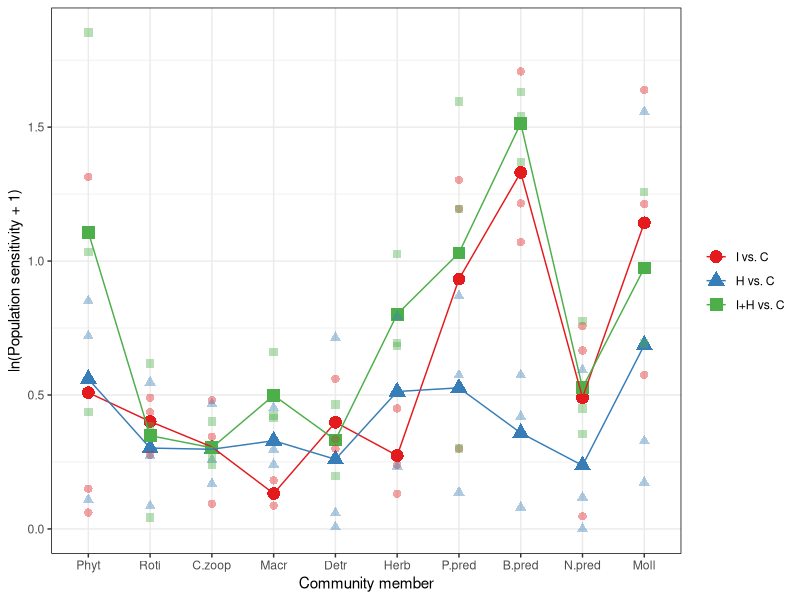
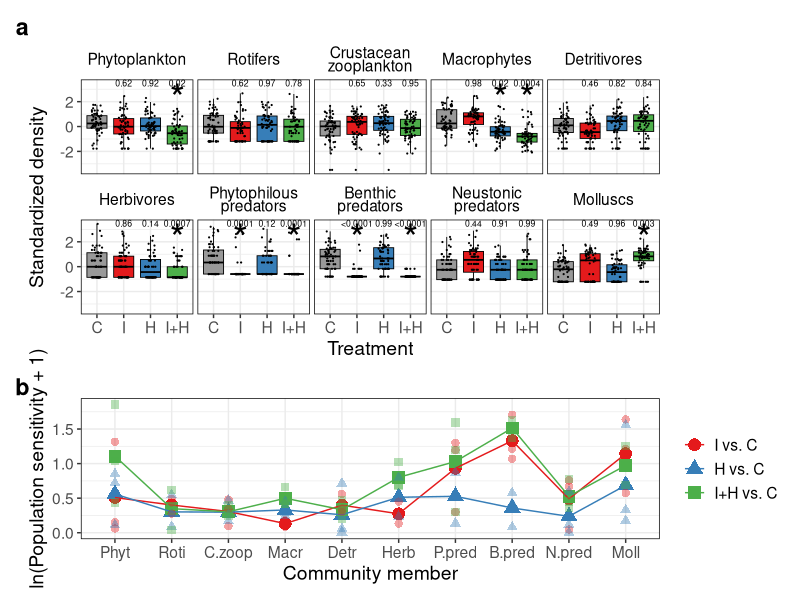
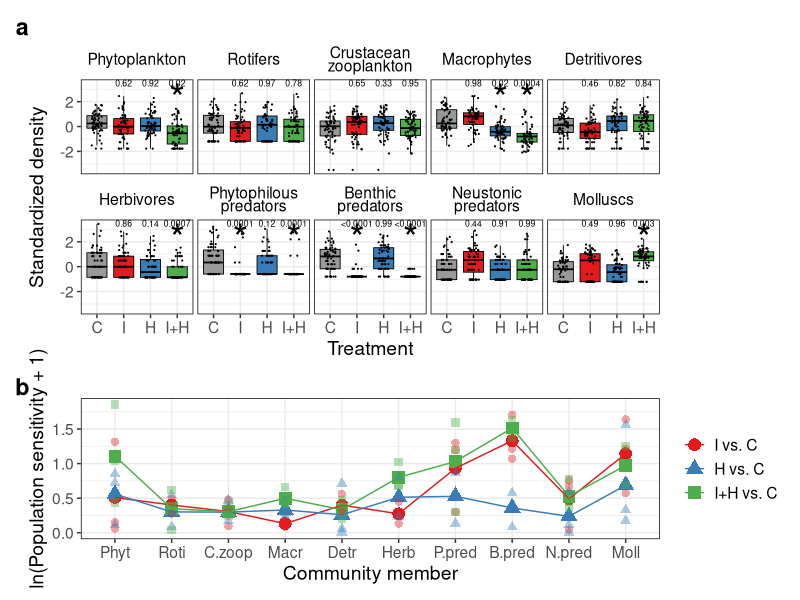

Write the R code that produced these figures, in order.
## ---- chunk 1
knitr::opts_chunk$set(echo = TRUE)
## ---- chunk 2
sessionInfo() #save session information (R version 3.6.3 (2020))

library(ggplot2); packageVersion("ggplot2") #3.3.2
library(dplyr); packageVersion("dplyr") #1.0.2
library(tidyr); packageVersion("tidyr") #1.1.2
library(patchwork); packageVersion("patchwork") #1.1.1
library(RColorBrewer); packageVersion("RColorBrewer") #1.1.2
library(ggsci); packageVersion("ggsci") #2.9
## ---- chunk 3

# Load standardized time series

all_Ts <- read.csv("./processed_data/all_Ts240123.csv") 

all_Ts <- #add required columns
  all_Ts %>%
  separate(Year_Tank, into=c("Year", "Tank"), sep="_") %>% #year and tank
  mutate(Treatment=substr(Tank, 1, nchar(Tank)-1)) %>% #treatment name
  mutate(Treatment=factor(Treatment, levels=c("Cont", "Fipro", "Pent", "Joint")), #order of treatments
         Tank=factor(Tank, levels=unique(Tank)), #order of tanks
         Recipient=factor(Recipient, levels=c("Phytopla1", "Roti1", "Zoopla1", "Mp1", 
                                              "Det1", "Herb1", "Pred.P1", "Pred.B1", "Pred.S1", "Moll1"))) #order of recipient populations
## ---- chunk 4

# Averaging density over replicates

all_Ts_smrz <- 
  all_Ts %>%
  group_by(Treatment, Recipient, Year) %>%
  summarise(Abundance_m=mean(Abundance, na.rm=TRUE)) #mean raw density


## Show data sheet

head(all_Ts_smrz)

# Calculating log response ratio

Abundance_TrEff_nRR_0.1 <-  # calculate log response ratio following the method from Mratinson and Raupp 2013
  all_Ts_smrz %>%
  ungroup(.) %>%
  spread(value=Abundance_m, key=Treatment) %>%
  mutate(Fipro_Cont=log((Fipro+0.1)/(Cont+0.1)), 
         Pent_Cont=log((Pent+0.1)/(Cont+0.1)),
         Joint_Cont=log((Joint+0.1)/(Cont+0.1))) %>%
  select(-Cont, -Fipro, -Pent, -Joint) %>%
  gather(key=Treatment_Cont, value=Abundance_response_nRR_0.1, -(1:2)) %>%
  mutate(Treatment_Cont=factor(Treatment_Cont, levels=c("Fipro_Cont", "Pent_Cont", "Joint_Cont")))

Abundance_TrEff <- Abundance_TrEff_nRR_0.1
Abundance_TrEff <- filter(Abundance_TrEff, Recipient!="Pred.C1") # omit nektonic predators
Abundance_TrEff$abs_Abundance_response_nRR_0.1 <- abs(Abundance_TrEff$Abundance_response_nRR_0.1) #Absolute values

Abundance_TrEff$Recipient <- factor(Abundance_TrEff$Recipient, 
                                    levels=c("Phytopla1", "Roti1", "Zoopla1", "Mp1", 
                                             "Det1", "Herb1", "Pred.P1", "Pred.B1", "Pred.S1", "Moll1"))

## Show data sheet

head(Abundance_TrEff)

# Visualize sensitivity

smrz_Abundance_TrEff <- 
  Abundance_TrEff %>%
  group_by(Recipient, Treatment_Cont) %>%
  summarise(abs_Abundance_response_nRR_0.1=(exp(mean(log(abs_Abundance_response_nRR_0.1+1)))-1)) %>% #calculating geometric mean
  ungroup(.)

## Split by treatments

theme_custom <- function() {
  theme_bw() + 
    theme(panel.border=element_rect(fill=NA, 
                                    colour="black"), 
          panel.spacing=unit(3, "pt"),
          strip.text=element_text(colour="black", lineheight=0.7))
}

palSet1 <- brewer.pal(9, "Set1")
reaction.norm <-
  smrz_Abundance_TrEff %>%
  #  mutate(Treatment_Cont=factor(Treatment_Cont, levels=c("Fipro_Cont", "Joint_Cont", "Pent_Cont"))) %>%
  ggplot(aes(x=Recipient, y=log(abs_Abundance_response_nRR_0.1+1))) +
  geom_point(aes(group=Treatment_Cont, color=Treatment_Cont, shape=Treatment_Cont), size=4) +
  geom_line(aes(group=Treatment_Cont, color=Treatment_Cont)) +
  geom_point(Abundance_TrEff, 
             mapping=aes(x=Recipient, y=log(abs_Abundance_response_nRR_0.1+1), 
                         group=Treatment_Cont, 
                         color=Treatment_Cont, 
                         shape=Treatment_Cont), 
             alpha=0.4, size=2.5) +
  scale_color_manual(values=palSet1[c(1, 2, 3)], labels=c("I vs. C", "H vs. C", "I+H vs. C")) + 
  scale_shape_manual(values=c(16, 17, 15), labels=c("I vs. C", "H vs. C", "I+H vs. C")) + 
  scale_x_discrete(name="Community member", labels=c("Phyt", "Roti", "C.zoop", "Macr", "Detr", "Herb", "P.pred", "B.pred", "N.pred", "Moll")) + 
  guides(color=guide_legend(title=NULL), shape=guide_legend(title=NULL)) +
  ylab("ln(Population sensitivity + 1)") + 
  theme_custom()

reaction.norm #Fig. 2b

write.csv(Abundance_TrEff, "./processed_data/Abundance_TrEff.csv", row.names=FALSE) # export sensitivity data
## ---- chunk 5
# Visualize data

labeli <- as_labeller(c(`Phytopla1`="Phytoplankton", #map facet labels
                        `Roti1`="Rotifers",
                        `Zoopla1`="Crustacean\nzooplankton",
                        `Mp1`="Macrophytes",
                        `Det1`="Detritivores",
                        `Herb1`="Herbivores",
                        `Pred.P1`="Phytophilous\npredators",
                        `Pred.B1`="Benthic\npredators",
                        `Pred.S1`="Neustonic\npredators",
                        `Moll1`="Molluscs"))
lab <- data.frame(lab="*", 
                  Recipient=factor(c("Phytopla1", "Mp1", "Mp1", 
                                 "Herb1", "Pred.P1", "Pred.P1", 
                                 "Pred.B1", "Pred.B1", "Moll1"), 
                               levels=c("Phytopla1", "Roti1", "Zoopla1", "Mp1", 
                                        "Det1", "Herb1", "Pred.P1", "Pred.B1", "Pred.S1", "Moll1")))

pval <- data.frame(lab=c("0.62", "0.92", "0.02", 
                         "0.62", "0.97", "0.78", 
                         "0.65", "0.33", "0.95", 
                         "0.98", "0.02", "0.0004", 
                         "0.46", "0.82", "0.84", 
                         "0.86", "0.14", "0.0007", 
                         "0.0001", "0.12", "0.0001", 
                         "<0.0001", "0.99", "<0.0001", 
                         "0.44", "0.91", "0.99", 
                         "0.49", "0.96", "0.003"), 
                  Recipient=factor(rep(c("Phytopla1", "Roti1", "Zoopla1", "Mp1", 
                                     "Det1", "Herb1", "Pred.P1", "Pred.B1", "Pred.S1", "Moll1"), each=3), 
                                   levels=c("Phytopla1", "Roti1", "Zoopla1", "Mp1", 
                                            "Det1", "Herb1", "Pred.P1", "Pred.B1", "Pred.S1", "Moll1")))

palSet1 <- brewer.pal(9, "Set1")


set.seed(1)
density.boxplot_gg <- 
  ggplot(na.omit(filter(all_Ts, Recipient!="Pred.C1")), mapping=aes(x=Treatment, y=scAbundance)) +
  geom_boxplot(mapping=aes(fill=Treatment), outlier.shape=NA, size=0.3, colour="black") + 
  scale_fill_manual(values=palSet1[c(9, 1, 2, 3)]) + 
  geom_jitter(width=0.2, size=0.1) + 
  facet_wrap(~Recipient, nrow=2, labeller=labeli) + 
  scale_x_discrete(labels=c("C", "I", "H", "I+H")) +
  theme_custom() + #theme
  theme(strip.background=element_blank(), legend.position="none") +
  geom_text(data=lab, aes(label=lab), x=c(4, 3, 4, 4, 2, 4, 2, 4, 4), y=2.3, size=10) +
  geom_text(data=pval, aes(label=lab), x=rep(2:4, times=10), y=3.5, size=2.2) +
  labs(y="Standardized density") #軸ラベル
## ---- chunk 6
#windows(8, 7, rescale="fixed")
density.boxplot_gg / reaction.norm + plot_layout(height=c(5, 3)) + plot_annotation(tag_levels="a") & 
  theme(plot.tag=element_text(face="bold"), text=element_text(size=14))
ggsave("./figs/fig2.ggplot2.pdf", width=8, height=7, device=cairo_pdf, unit="in")
